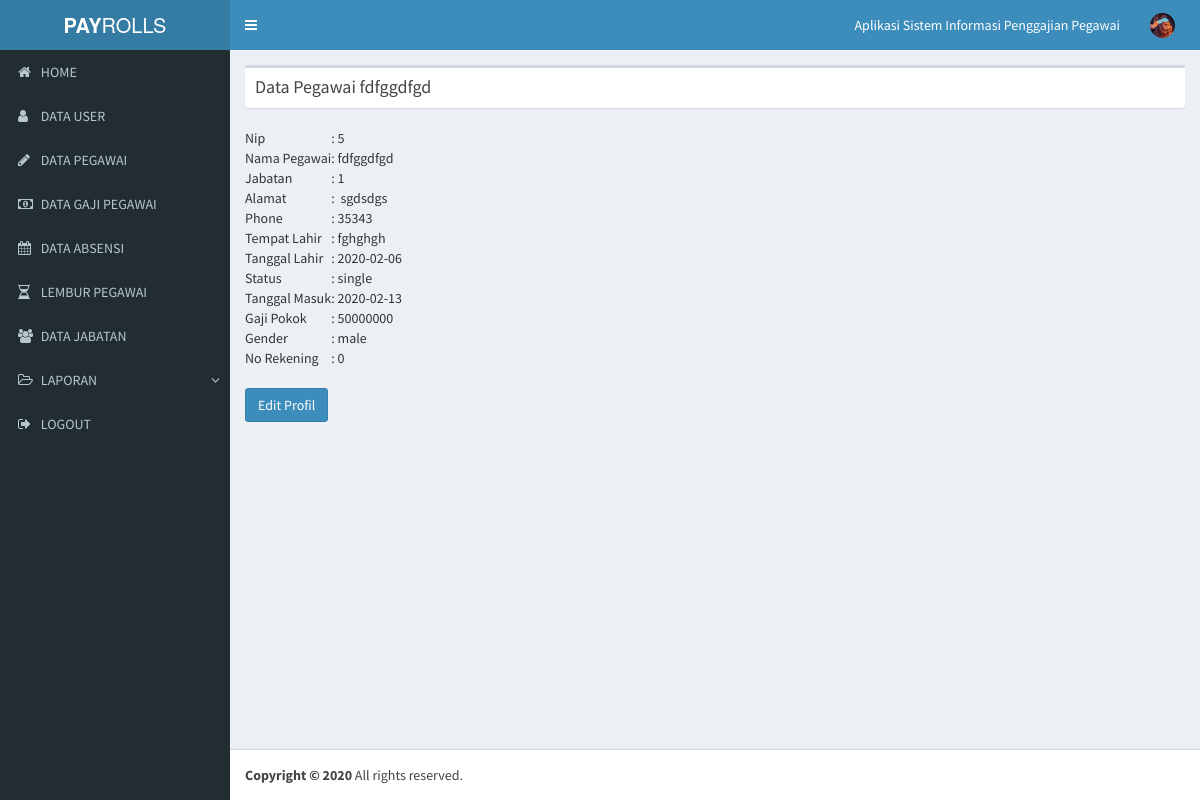
The app's page /detail.php?id=5 (signed in) with its own data.
### tables this page shows
CREATE TABLE `employees` (
  `id` int(11) NOT NULL,
  `nik` int(11) NOT NULL,
  `name` varchar(50) NOT NULL,
  `position_id` int(11) NOT NULL,
  `address` varchar(256) NOT NULL,
  `phone_numbers` int(14) NOT NULL,
  `place_of_birth` varchar(30) NOT NULL,
  `date_of_birth` date NOT NULL,
  `marital_status` enum('single','married','','') NOT NULL,
  `date_of_entry` date NOT NULL,
  `basic_salary` double NOT NULL,
  `gender` enum('male','female','','') NOT NULL,
  `bank_account` int(20) NOT NULL
);

### Config/Connection.php (called while the page is built, shortened)
<?php
class Connection
{
	function start()
	{
		$this->conn = new mysqli(self::SERVERNAME, self::USERNAME, self::PASSWORD, self::DATABASE);
		return $this->conn;
	}
}

### Items.php (called while the page is built, shortened)
<?php
require "Config/Connection.php";
class Items extends Connection
{
	public $conn;
	protected $table = 'employees';
	function __construct()
	{
		$this->conn = parent::start();
	}
	function find($id)
	{
		$sql = "SELECT * FROM ". $this->table. " WHERE id = $id";
		$result = $this->conn->query($sql);
		return $result;
	}
}

### detail.php (the view, shortened to what this page needs)
<?php
require "Items.php";
$item = new Items();
$data = $item->find($_GET['id']);
$row = $data->fetch_assoc();
?>
<?php include "includes/head.php";?>
<body class="hold-transition skin-blue sidebar-mini">
<div class="wrapper">
  <?php include "includes/header.php"?>
  <?php include "includes/sidebar.php"?>
     <div class="content-wrapper">
		<section class="content">
	          <div class="box">
	            <div class="box-header">
	              <h3 class="box-title">Data Pegawai <?php echo $row['name'];?></h3> </br>
	            </div>
	          </div>
				<div class="centercontent">
				    <div id="contentwrapper" class="contentwrapper">
				    <div id='contentwrapper' class='contentwrapper'>
				<div class='detailpegawai'>
				<table class='tabelform tabpad'>
					<tr>
						<td>Nip</td><td>:</td><td>&nbsp;<?php echo $row['id'];?></td>
					</tr>
					<tr>
						<td>Nama Pegawai</td><td>:</td><td>&nbsp;<?php echo $row['name'];?></td>
					</tr>
					<tr>
						<td>Jabatan</td><td>:</td><td>&nbsp;<?php echo $row['position_id'];?></td>
					</tr>
					<tr>
						<td>Alamat</td><td>:</td><td>&nbsp;<?php echo $row['address'];?></td>
					</tr>
					<tr>
						<td>Phone</td><td>:</td><td>&nbsp;<?php echo $row['phone_numbers'];?></td>
					</tr>
					<tr>
						<td>Tempat Lahir</td><td>:</td><td>&nbsp;<?php echo $row['place_of_birth'];?></td>
					</tr>
					<tr>
						<td>Tanggal Lahir</td><td>:</td><td>&nbsp;<?php echo $row['date_of_birth'];?></td>
					</tr>
					<tr>
						<td>Status</td><td>:</td><td>&nbsp;<?php echo $row['marital_status'];?></td>
					</tr>
					<tr>
						<td>Tanggal Masuk</td><td>:</td><td>&nbsp;<?php echo $row['date_of_entry'];?></td>
					</tr>
					<tr>
						<td>Gaji Pokok</td><td>:</td><td>&nbsp;<?php echo $row['basic_salary'];?></td>
					</tr>
					<tr>
						<td>Gender</td><td>:</td><td>&nbsp;<?php echo $row['gender'];?></td>
					</tr>
					<tr>
						<td>No Rekening</td><td>:</td><td>&nbsp;<?php echo $row['bank_account'];?></td>
					</tr>
					<tr>
						<td colspan='3'>
						<br />
						<a href="edit_item.php?id=<?php echo $row['id'] ?>"  class="btn btn-primary"> <span>Edit Profil</span> </a>
					</tr>
				</table>
				</div>
			         </div>
				</div>
			</div>
          </section>
      </div>
  <?php include "includes/footer.php";?>
</div>
</body>
</html>

### records on screen
employees: name "fdfggdfgd", id "5", position "1", address "sgdsdgs", phone_numbers "35343", place_of_birth "fghghgh", date_of_birth "2020-02-06", marital_status "single", date_of_entry "2020-02-13", basic_salary "50000000", gender "male", bank_account "0"
